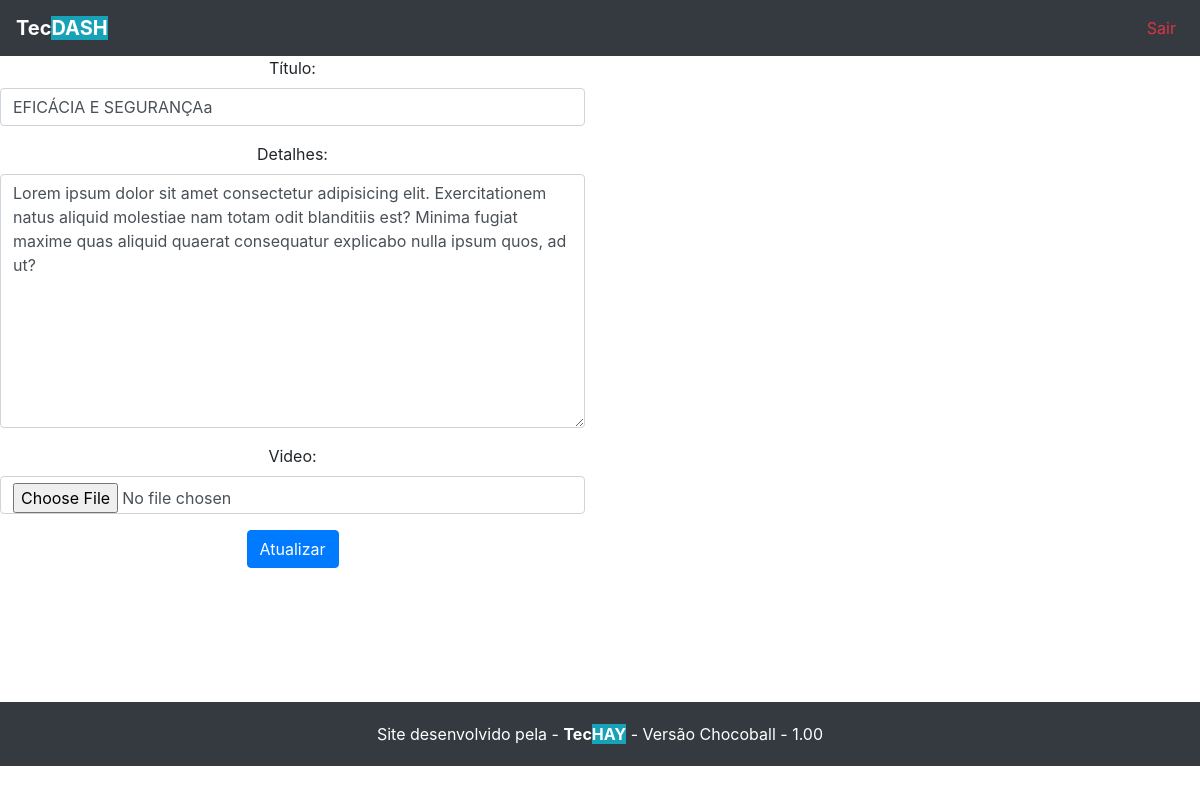
The page /dashboard/edit_video_description on the database its author committed.
### principal/models.py (models this page shows)
class Video_Description(models.Model):
	title = models.CharField(max_length=500, null=True)
	details = models.TextField()
	video = models.FileField(upload_to='video')

### principal/views.py (the view)
# urls.py: path('edit_video_description', views.edit_video_description, name='edit_video_description'),
def edit_video_description(request):
  data = {}
  video = Video_Description.objects.get(pk=1)
  if request.method == 'POST':
    form = VideoDescriptionForm(data=request.POST, files=request.FILES, instance=video)
    video.video.delete()
    if form.is_valid():
      form.save()
      return redirect('index')
    else:
     HttpResponse(json.dumps(form.errors))
  else:
    form = VideoDescriptionForm(instance=video)
  data['form'] = form; data['video'] = video;
  return render(request, 'dashboard/video_description/edit-video-description.html', data)

### principal/forms.py
class VideoDescriptionForm(forms.ModelForm):
  class Meta:
    model = Video_Description
    fields = '__all__'
    widgets = {
      'title': forms.TextInput(attrs={'class':'form-control'}),
      'details': forms.Textarea(attrs={'class':'form-control'}),
      'video': forms.FileInput(attrs={'class': 'form-control'}),
      }
    labels = {'title': "Título", 'details': "Detalhes", 'video': "Video" }

### principal/templates/dashboard/video_description/edit-video-description.html (shortened to what this page needs)
{% extends "base.html" %}
{% block conteudo %}
<div class="content">
	<div class="row" align="center">
		<div class="col-6">
			<form action="{% url 'edit_video_description' %}" method="post" enctype="multipart/form-data">
				{{form.as_p}}
				<input type="submit" class="btn btn-primary" value="Atualizar">
			</form>
		</div>
	</div>
</div>
{% endblock %}

### principal/static/assets/css/style.css (style rules this page uses)
.content { min-height: 77vh; }

### rows shown on the page
Video_Description: title "EFICÁCIA E SEGURANÇAa", details "Lorem ipsum dolor sit amet consectetur adipisicing elit. Exercitationem natus aliquid molestiae nam totam odit blanditiis est? Minima fugiat maxime quas aliquid quaerat consequatur explicabo nulla ipsum quos, ad ut?"
